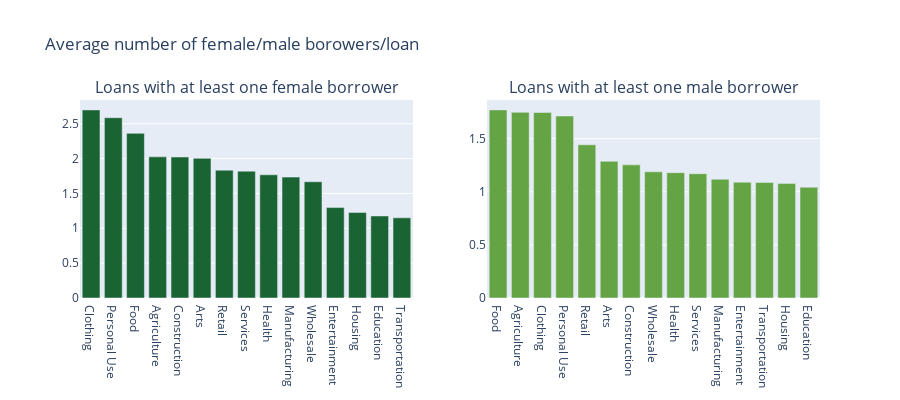

This figure's notebook cell:
### Markdown cell above
Majority of loans are with female-only borrowers, then, on second place, the loans with male-only borrowers.  
Let’s see the distribution of female and male borrowers. First, let’s see the average numbers of female and male borrowers per Sector. We will only consider the loans where at least one female borrower is present or at least one male borrower is present in calculation of the average value.

### Code cell
df = kiva_loans_df.loc[kiva_loans_df.n_female>0]
df = df.groupby(["sector"])["n_female"].agg(["count", "mean", "max"]).reset_index()
df = df.sort_values(by="mean", ascending=False)
sectors_f = go.Bar(
        x = df['sector'],
        y = df['mean'],
        name="Female borrowers",
        marker=dict(color=color_list[4]))
df2 = kiva_loans_df.loc[kiva_loans_df.n_male>0]
df2 = df2.groupby(["sector"])["n_male"].agg(["count", "mean", "max"]).reset_index()
df2 = df2.sort_values(by="mean", ascending=False)
sectors_m = go.Bar(
        x = df2['sector'],
        y = df2['mean'],
        name="Male borrowers",
        marker=dict(color=color_list[3]))
fig = make_subplots(rows=1, cols=2, start_cell="top-left",
                   subplot_titles=("Loans with at least one female borrower", 
                                   "Loans with at least one male borrower"))

fig.add_trace(sectors_f, row=1, col=1)
fig.add_trace(sectors_m, row=1, col=2)
layout = go.Layout(height=400, width=900, title="Average number of female/male borowers/loan")
fig.update_layout(layout)
fig.update_layout(showlegend=False)
fig.show()

### Figure 1 — Plotly figure (JSON) as saved in the notebook; plotly's stock layout.template omitted (floating-point values rounded to 4 significant figures)
{"data": [{"marker": {"color": "#1a6333"}, "name": "Female borrowers", "type": "bar", "x": ["Clothing", "Personal Use", "Food", "Agriculture", "Construction", "Arts", "Retail", "Services", "Health", "Manufacturing", "Wholesale", "Entertainment", "Housing", "Education", "Transportation"], "xaxis": "x", "y": [2.698, 2.586, 2.362, 2.025, 2.023, 2.003, 1.833, 1.82, 1.767, 1.734, 1.668, 1.297, 1.227, 1.177, 1.15], "yaxis": "y"}, {"marker": {"color": "#64a444"}, "name": "Male borrowers", "type": "bar", "x": ["Food", "Agriculture", "Clothing", "Personal Use", "Retail", "Arts", "Construction", "Wholesale", "Health", "Services", "Manufacturing", "Entertainment", "Transportation", "Housing", "Education"], "xaxis": "x2", "y": [1.771, 1.748, 1.746, 1.713, 1.442, 1.287, 1.253, 1.188, 1.18, 1.17, 1.118, 1.091, 1.088, 1.077, 1.043], "yaxis": "y2"}], "layout": {"annotations": [{"font": {"size": 16}, "showarrow": false, "text": "Loans with at least one female borrower", "x": 0.225, "xanchor": "center", "xref": "paper", "y": 1.0, "yanchor": "bottom", "yref": "paper"}, {"font": {"size": 16}, "showarrow": false, "text": "Loans with at least one male borrower", "x": 0.775, "xanchor": "center", "xref": "paper", "y": 1.0, "yanchor": "bottom", "yref": "paper"}], "height": 400, "showlegend": false, "title": {"text": "Average number of female/male borowers/loan"}, "width": 900, "xaxis": {"anchor": "y", "domain": [0.0, 0.45]}, "xaxis2": {"anchor": "y2", "domain": [0.55, 1.0]}, "yaxis": {"anchor": "x", "domain": [0.0, 1.0]}, "yaxis2": {"anchor": "x2", "domain": [0.0, 1.0]}}}
